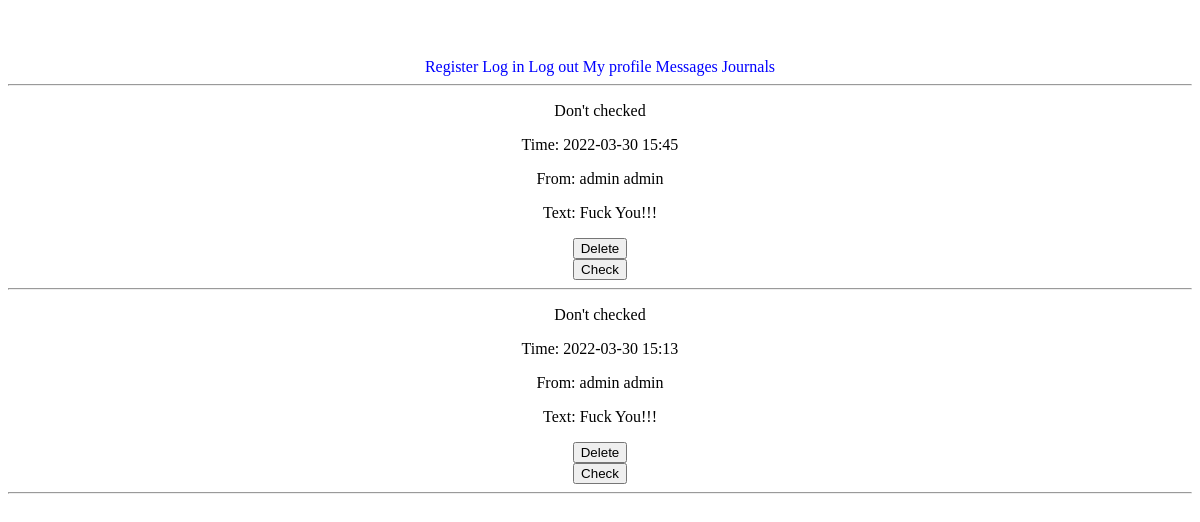
The app's page /messages/ (signed in), older data.
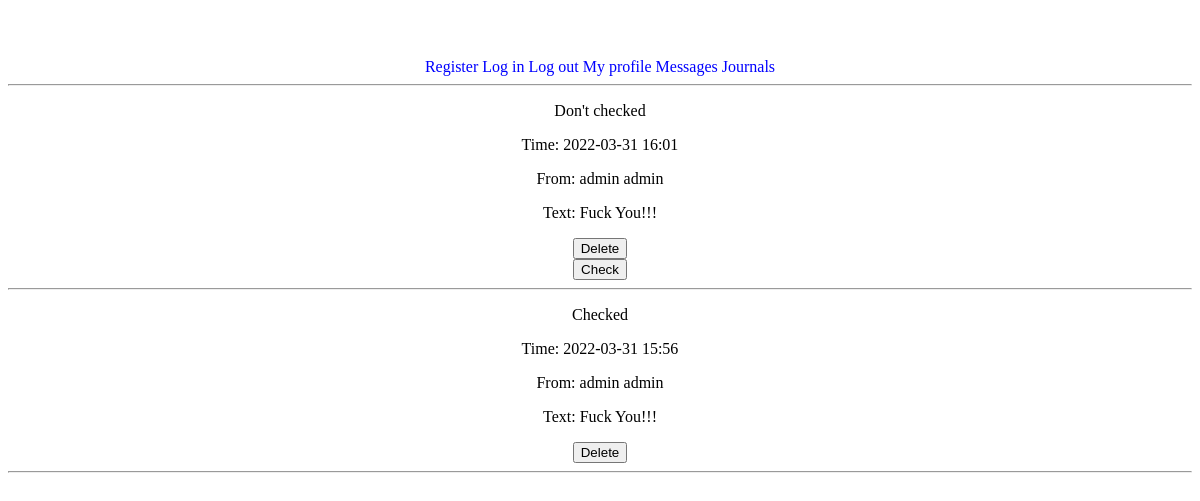
The same page, newer data.
### journal/models.py (models this page shows, shortened)
class Message(models.Model):
    from_user = models.ForeignKey(settings.AUTH_USER_MODEL, on_delete=models.CASCADE, related_name="from_user")
    to_user = models.ForeignKey(settings.AUTH_USER_MODEL, on_delete=models.CASCADE, related_name="to_user")
    time = models.DateTimeField(auto_now_add=True)
    text = models.TextField()
    is_check = models.BooleanField(default=False)

class CustomUser(AbstractBaseUser):
    name = models.CharField(max_length=15, null=False)
    surname = models.CharField(max_length=15, null=False)
    patronymic = models.CharField(max_length=15, blank=True, null=True)
    email = models.EmailField(unique=True)  # require
    phone_number = models.CharField(max_length=16, blank=True, null=True)
    avatar = models.ImageField(upload_to='user/avatar/', blank=True, null=True)
    date_of_birth = models.DateField(null=True)
    about = models.TextField(null=True)
    role = models.CharField(max_length=8, null=False, default="Other")
    is_active = models.BooleanField(default=True)
    is_staff = models.BooleanField(default=False)
    is_admin = models.BooleanField(default=False)
    USERNAME_FIELD = 'email'
    REQUIRED_FIELDS = ["name", "surname"]
    objects = CustomUserManager()
    def __str__(self):
        if self.name and self.surname:
            return f'{self.surname} {self.name}'
        return self.email.split('@')[0]

### journal/views.py (the view, shortened to what this page needs)
# urls.py: path('messages/', messages, name="messages"),
@login_required(login_url='login')
def messages(request):
    context = {
        'title': 'Messages',
        'messages': Message.objects.order_by('-time'),
    }
    return render(request, 'journal/messages.html', context=context)

### journal/templates/journal/messages.html (shortened to what this page needs)
{% extends 'journal/base.html' %}
{% block main %}
{% for message in messages %}
<div>
    {% if not message.is_check %}
    <p>Don't checked</p>
    {% else %}
    <p>Checked</p>
    {% endif %}
    <p>Time: {{ message.time | date:"Y-m-d H:i" }}</p>
    <p>From: {{ message.from_user }}</p>
    <p>Text: {{ message.text }}</p>
    <form method="POST">
        <button type="submit">Delete</button>
    </form>
    {% if not message.is_check %}
    <form method="POST">
        <button type="submit">Check</button>
    </form>
    {% endif %}
</div>
<hr>
{% endfor %}
{% endblock %}

### journal/templates/journal/base.html (shortened to what this page needs)
{% load static %}
<!DOCTYPE html>
<html lang="en">
<head>
    <link type="text/css" href="{% static 'journal/styles.css' %}" rel="stylesheet" />
</head>
<body style="text-align: center; padding-top: 50px;">
{% block menu %}
<a type="button" href="{% url 'register' %}">Register</a>
<a type="button" href="{% url 'login' %}">Log in</a>
{% if user.is_authenticated %}
<a type="button" href="{% url 'logout' %}">Log out</a>
<a type="button" href="{% url 'own_profile' %}">My profile</a>
<a type="button" href="{% url 'messages' %}">Messages</a>
<a type="button" href="{% url 'journal_list' %}">Journals</a>
{% endif %}
<hr>
{% endblock %}
{% block main %}
{% endblock %}
</body>
</html>

### journal/static/journal/styles.css (style rules this page uses)
a { text-decoration: none; color: blue; }

Row changes from the older to the newer data that the page shows:
removed Message: is_check "Don't checked", time "2022-03-30 15:13", from_user "admin admin", text "Fuck You!!!"
added Message: is_check "Don't checked", time "2022-03-31 16:01", from_user "admin admin", text "Fuck You!!!"
changed Message (number 2 of 2 on the later page): time "2022-03-30 15:45" → "2022-03-31 15:56"; is_check "Don't checked Check" → "Checked"
